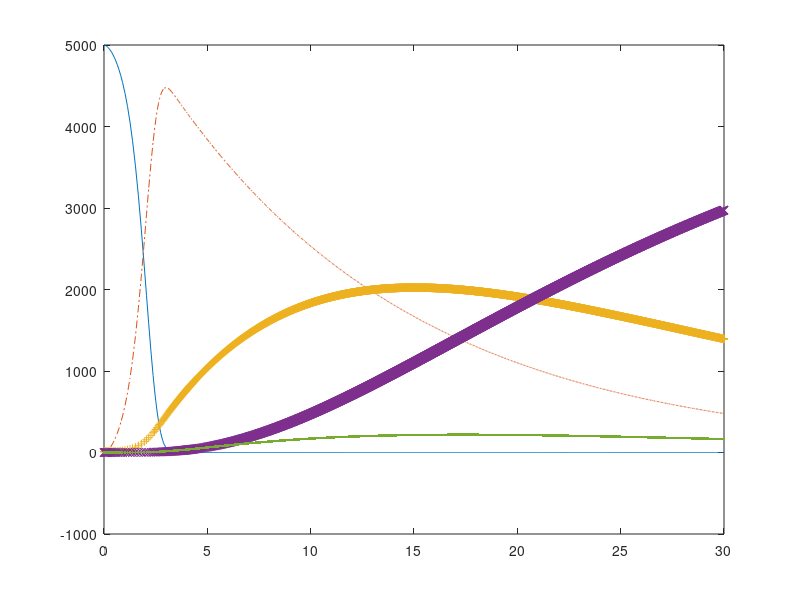

Write MATLAB code to recreate this figure.
function plot_seidr()
    clear all; close all;

    t_start = 0;
    t_end = 30;

    beta = 0.001151;
    gamma = 0.06851662;
    eta = 0.083333;
    epsilon = 0.2;
    zeta = 0.5;
    delta = 0.389;
    
    s0 = 5000;
    e0 = 0;
    i0 = 10;
    d0 = 0;
    r0 = 0;

    [T, Y] = ode45(@seidr, [t_start, t_end], [s0, e0, i0, d0, r0]);
    plot(T, Y(:,1),'-', T,Y(:,2),'-.', T,Y(:,3),'+', T,Y(:,4),'x', T,Y(:,5),'.');


    function dy = seidr(t,y)
        dy=zeros(5,1);
        dy(1) = -(beta*y(1)*y(3))-(delta*y(1)*y(5));
        dy(2) = (beta*y(1)*y(3))+(delta*y(1)*y(5))-(eta*y(2));
        dy(3) = (eta*y(2))-(gamma*y(3));
        dy(4) = (epsilon*gamma*y(3))+(zeta*y(5));
        dy(5) = ((1-epsilon)*gamma*y(3))-(zeta*y(5));
    end
end